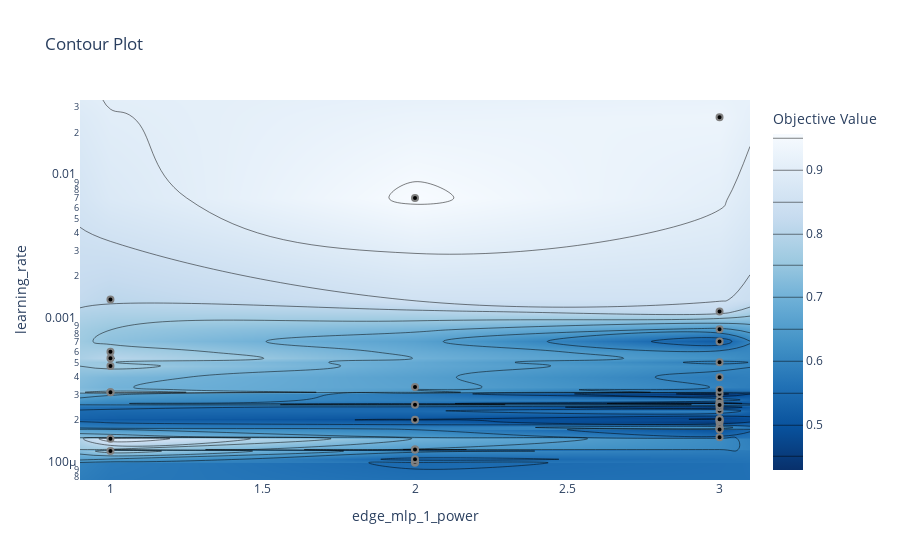

Notebook code cell kept with this figure:
### Code cell
# plot the estimated accuracy surface over hyperparameters:
fig = optuna.visualization.plot_contour(study_vis, params=['learning_rate', 'edge_mlp_1_power'])
fig.show()

### Figure 1 — Plotly figure (JSON) as saved in the notebook; plotly's stock layout.template omitted (floating-point values rounded to 4 significant figures; data arrays with more than 128 entries replaced by an {"elided": "..."} marker saying what was removed)
{"data": [{"colorbar": {"title": {"text": "Objective Value"}}, "colorscale": [[0, "rgb(247,251,255)"], [0.125, "rgb(222,235,247)"], [0.25, "rgb(198,219,239)"], [0.375, "rgb(158,202,225)"], [0.5, "rgb(107,174,214)"], [0.625, "rgb(66,146,198)"], [0.75, "rgb(33,113,181)"], [0.875, "rgb(8,81,156)"], [1, "rgb(8,48,107)"]], "connectgaps": true, "contours": {"coloring": "heatmap"}, "hoverinfo": "none", "line": {"smoothing": 1.3}, "reversescale": true, "type": "contour", "x": [0.9, 1, 2, 3, 3.1], "y": [7.654e-05, 0.0001009, 0.0001027, 0.0001067, 0.0001217, 0.0001246, 0.0001246, 0.0001484, 0.0001519, 0.0001717, 0.0001736, 0.0001777, 0.0001928, 0.0001995, 0.0002006, 0.0002022, 0.0002025, 0.0002318, 0.0002458, 0.0002546, 0.0002559, 0.0002605, 0.0002608, 0.0002762, 0.0003042, 0.0003118, 0.0003121, 0.0003249, 0.0003389, 0.0003976, 0.0004762, 0.0005038, 0.0005377, 0.0005964, 0.0007045, 0.0008561, 0.001137, 0.00138, 0.007022, 0.02556, 0.03371], "z": {"elided": "41x5 float values"}}, {"marker": {"color": "black", "line": {"color": "Grey", "width": 2}}, "mode": "markers", "showlegend": false, "type": "scatter", "x": [2, 1, 1, 3, 3, 1, 1, 1, 1, 1, 1, 2, 2, 2, 2, 2, 2, 2, 2, 3, 3, 3, 3, 3, 3, 3, 3, 3, 3, 3, 3, 3, 3, 3, 3, 3, 3, 3, 3], "y": [0.007022, 0.0003118, 0.0001484, 0.02556, 0.001137, 0.0005377, 0.0005964, 0.0004762, 0.0001217, 0.0003121, 0.00138, 0.0003389, 0.0002559, 0.0001246, 0.0001246, 0.0001009, 0.0001027, 0.0001067, 0.0002006, 0.0002025, 0.0001928, 0.0001995, 0.0008561, 0.0001736, 0.0002318, 0.0002022, 0.0001777, 0.0003042, 0.0003249, 0.0007045, 0.0002608, 0.0002762, 0.0005038, 0.0001519, 0.0001717, 0.0002458, 0.0002605, 0.0003976, 0.0002546]}], "layout": {"title": {"text": "Contour Plot"}, "xaxis": {"range": [0.9, 3.1], "title": {"text": "edge_mlp_1_power"}}, "yaxis": {"range": [-4.116, -1.472], "title": {"text": "learning_rate"}, "type": "log"}}}
